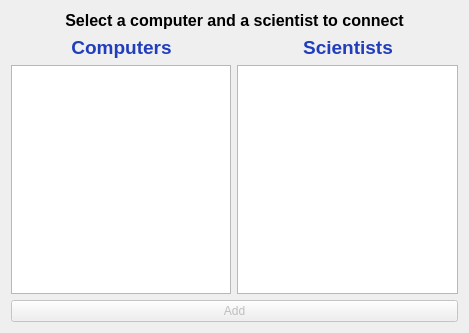
<?xml version="1.0" encoding="UTF-8"?>
<ui version="4.0">
 <class>AddConnectionsDialog</class>
 <widget class="QDialog" name="AddConnectionsDialog">
  <property name="geometry">
   <rect>
    <x>0</x>
    <y>0</y>
    <width>469</width>
    <height>333</height>
   </rect>
  </property>
  <property name="windowTitle">
   <string>Add connections</string>
  </property>
  <layout class="QVBoxLayout" name="verticalLayout">
   <item>
    <widget class="QLabel" name="label">
     <property name="text">
      <string>&lt;html&gt;&lt;head/&gt;&lt;body&gt;&lt;p align=&quot;center&quot;&gt;&lt;span style=&quot; font-size:12pt; font-weight:600;&quot;&gt;Select a computer and a scientist to connect&lt;/span&gt;&lt;/p&gt;&lt;/body&gt;&lt;/html&gt;</string>
     </property>
     <property name="wordWrap">
      <bool>true</bool>
     </property>
    </widget>
   </item>
   <item>
    <layout class="QHBoxLayout" name="horizontalLayout_4">
     <item>
      <widget class="QLabel" name="label_connections_computer">
       <property name="text">
        <string>&lt;html&gt;&lt;head/&gt;&lt;body&gt;&lt;p align=&quot;center&quot;&gt;&lt;span style=&quot; font-size:14pt; font-weight:600; color:#213dbc;&quot;&gt;Computers&lt;/span&gt;&lt;/p&gt;&lt;/body&gt;&lt;/html&gt;</string>
       </property>
      </widget>
     </item>
     <item>
      <widget class="QLabel" name="label_connections_scientist">
       <property name="text">
        <string>&lt;html&gt;&lt;head/&gt;&lt;body&gt;&lt;p align=&quot;center&quot;&gt;&lt;span style=&quot; font-size:14pt; font-weight:600; color:#213dbc;&quot;&gt;Scientists&lt;/span&gt;&lt;/p&gt;&lt;/body&gt;&lt;/html&gt;</string>
       </property>
      </widget>
     </item>
    </layout>
   </item>
   <item>
    <layout class="QHBoxLayout" name="horizontalLayout">
     <item>
      <widget class="QListWidget" name="list_computers_add_connections">
       <property name="selectionMode">
        <enum>QAbstractItemView::SingleSelection</enum>
       </property>
       <property name="selectionBehavior">
        <enum>QAbstractItemView::SelectItems</enum>
       </property>
      </widget>
     </item>
     <item>
      <widget class="QListWidget" name="list_scientists_add_connections">
       <property name="selectionMode">
        <enum>QAbstractItemView::MultiSelection</enum>
       </property>
       <property name="selectionBehavior">
        <enum>QAbstractItemView::SelectItems</enum>
       </property>
      </widget>
     </item>
    </layout>
   </item>
   <item>
    <widget class="QPushButton" name="button_add_connections">
     <property name="enabled">
      <bool>false</bool>
     </property>
     <property name="text">
      <string>Add</string>
     </property>
    </widget>
   </item>
  </layout>
 </widget>
 <resources/>
 <connections/>
</ui>
